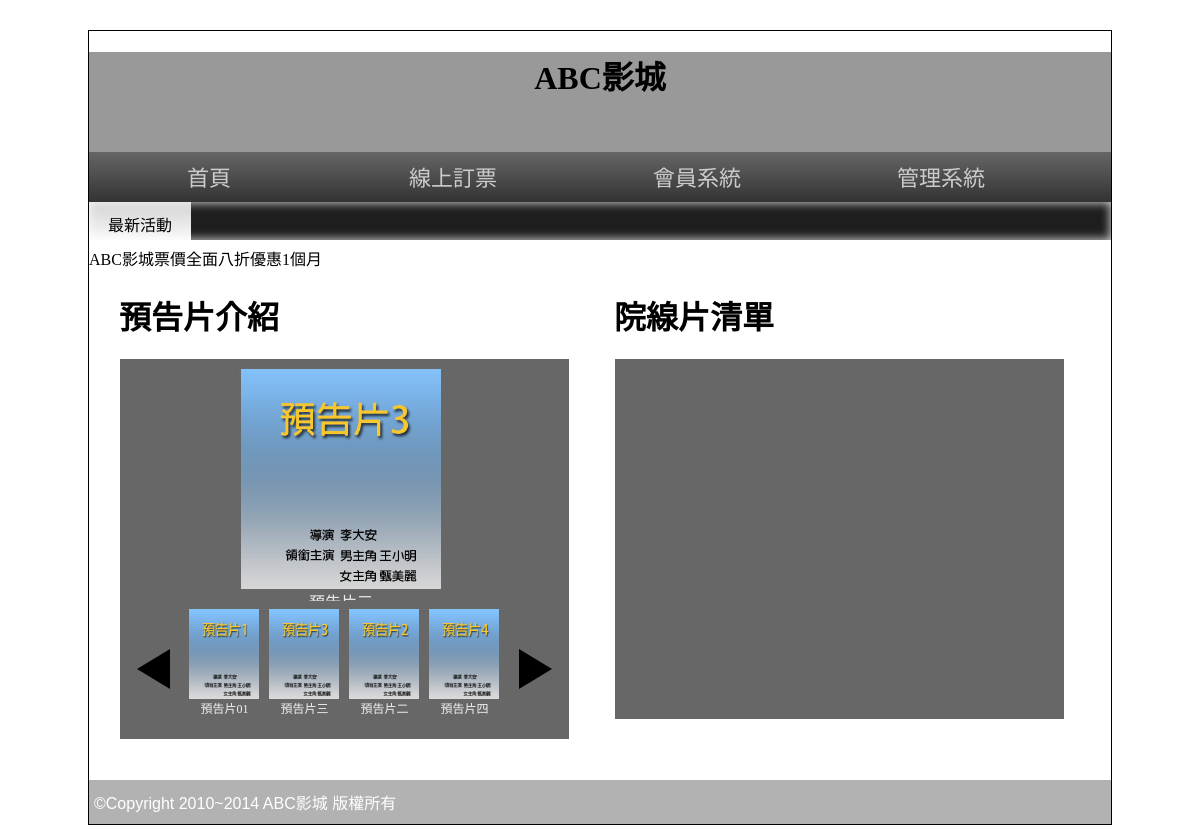
Before: / with the older database file.
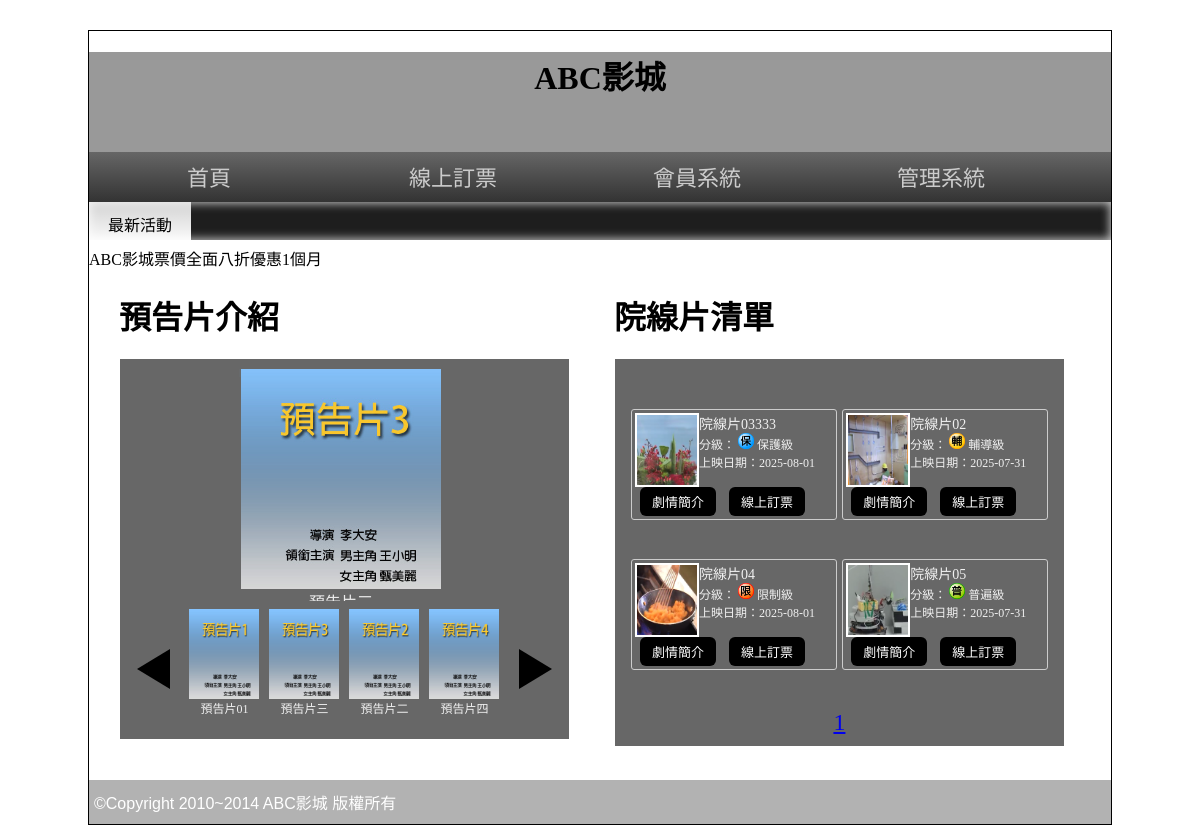
After: the same page with the newer database file.
### tables this page shows
CREATE TABLE `posters` (
  `id` int(10) UNSIGNED NOT NULL,
  `name` text NOT NULL,
  `img` text NOT NULL,
  `sh` int(1) UNSIGNED NOT NULL,
  `rank` int(10) UNSIGNED NOT NULL COMMENT '排序?',
  `ani` int(1) UNSIGNED NOT NULL COMMENT '動畫'
);

CREATE TABLE `movies` (
  `id` int(10) UNSIGNED NOT NULL,
  `name` text NOT NULL COMMENT '電影片名',
  `level` int(1) UNSIGNED NOT NULL COMMENT '分級',
  `length` int(10) UNSIGNED NOT NULL COMMENT '時長',
  `ondate` date NOT NULL COMMENT '上映日期',
  `publish` text NOT NULL COMMENT '發行商',
  `director` text NOT NULL COMMENT '導演',
  `trailer` text NOT NULL COMMENT '預告影片',
  `poster` text NOT NULL COMMENT '電影海報',
  `intro` text NOT NULL COMMENT '劇情簡介',
  `sh` int(1) NOT NULL COMMENT '顯示?',
  `rank` int(10) UNSIGNED NOT NULL COMMENT '排序'
);

### api/db.php (called while the page is built, shortened)
<?php
$levelStr=[
    1=>"普遍級",
    2=>"輔導級",
    3=>"保護級",
    4=>"限制級"
];
class DB{
    private $dsn="mysql:host=localhost;dbname=db07_03;charset=utf8";
    private $pdo;
    private $table;
    function __construct($table){
        $this->table=$table;
        $this->pdo=new PDO($this->dsn, 'root', '');
    }
    function all(...$arg){
        $sql="select * from $this->table ";
        if(isset($arg[0])){
            if(is_array($arg[0])){
                $tmp=$this->arraytosql($arg[0]);
                $sql=$sql." where ".join(" AND " , $tmp);
            }else{
                $sql .= $arg[0];
            }
        }
        if(isset($arg[1])){
            $sql .= $arg[1];
        }
        return $this->pdo->query($sql)->fetchAll(PDO::FETCH_ASSOC);
    }
    function count(...$arg){
        $sql="select count(*) from $this->table ";
        if(isset($arg[0])){
            if(is_array($arg[0])){
                $tmp=$this->arraytosql($arg[0]);
                $sql=$sql." where ".join(" AND " , $tmp);
            }else{
                $sql .= $arg[0];
            }
        }
        if(isset($arg[1])){
            $sql .= $arg[1];
        }
        return $this->pdo->query($sql)->fetchColumn();
    }
    private function arraytosql($array){
        $tmp=[];
        foreach($array as $key =>$value){
            $tmp[]="`$key`='$value'";
        }
        return $tmp;
    }
}
$Poster=new DB('posters');
$Movie=new DB('movies');
?>

### front/main.php (the view, shortened to what this page needs)
<?php
$posters=$Poster->all(['sh'=>1]," order by `rank`");
?>
<div class="half" style="vertical-align:top;">
  <h1>預告片介紹</h1>
  <div class="rb tab" style="width:95%;">
    <div>
      <div class="lists">
        <?php
        foreach($posters as $poster):
        ?>
        <div class="poster" data-ani="<?=$poster['ani'];?>" data-id="<?=$poster['id'];?>">
          <img src="./image/<?=$poster['img'];?>">
          <div><?=$poster['name'];?></div>
        </div>
        <?php
        endforeach;?>
      </div>
        <div class="controls">
          <div class="left"></div>
          <div class="btns">
            <?php
            foreach($posters as $key => $poster):
              ?>
            <div class="poster-btn ct" data-ani="<?=$poster['ani'];?>" data-id="<?=$poster['id'];?>">
              <img src="./image/<?=$poster['img'];?>">
              <div><?=$poster['name'];?></div>
            </div>
            <?php
            endforeach;?>
          </div>
          <div class="right"></div>
        </div>
      </div>
  </div>
</div>
<div class="half">
  <h1>院線片清單</h1>
  <div class="rb tab" style="width:95%;">
    <div class="movie-list">
      <?php
      $today = date("Y-m-d");
      $ondate = date("Y-m-d", strtotime("-2 days", strtotime($today)));
      $total=$Movie->count(['sh'=>1]," and ondate between '$ondate' and '$today'");
      $div=4;
      $pages=ceil($total/$div);
      $now=$_GET['p']??1;
      $start=($now-1)*$div;
      $movies=$Movie->all(['sh'=>1]," and ondate between '$ondate' and '$today' order by `rank` limit $start,$div");
      foreach($movies as $movie):
      ?>
        <div class="movie">
          <div><img src="./image/<?=$movie['poster'];?>" style="width:60px; height:70px; border: 2px solid white;"></div>
          <div>
            <div style="font-size: 14px;"><?=$movie['name'];?></div>
            <div>分級：
              <img src="./icon/03C0<?=$movie['level'];?>.png" style="width:16px;">
              <?=$levelStr[$movie['level']];?>
            </div>
            <div>上映日期：<?=$movie['ondate'];?></div>
          </div>
          <div>
            <button onclick="location.href='?do=intro&id=<?=$movie['id']?>'">劇情簡介</button>
            <button onclick="location.href='?do=order&id=<?=$movie['id']?>'">線上訂票</button>
          </div>
        </div>
      <?php
      endforeach;
      ?>
    </div>
    <div class="ct">
      <?php
      for($i=1; $i<=$pages; $i++){
        $size=($i==$now)?'24px':'16px';
        echo "<a href='?p=$i' style='font-size:$size;'>$i</a>";
      }
      ?>
    </div>
  </div>
</div>

### index.php (shortened to what this page needs)
<?php include_once "api/db.php";?>
<!DOCTYPE html PUBLIC "-//W3C//DTD XHTML 1.0 Transitional//EN" "http://www.w3.org/TR/xhtml1/DTD/xhtml1-transitional.dtd">
<html xmlns="http://www.w3.org/1999/xhtml">
<head>
<link rel="stylesheet" href="css/css.css">
</head>
<body>
<div id="main">
  <div id="top" class="ct" style=" background:#999 center; background-size:cover; " title="替代文字">
    <h1>ABC影城</h1>
  </div>
  <div id="top2">
    <a href="index.php">首頁</a>
    <a href="?do=order">線上訂票</a>
    <a href="#">會員系統</a>
    <a href="back.php">管理系統</a>
  </div>
  <div id="text"> <span class="ct">最新活動</span>
    <marquee direction="right">
    ABC影城票價全面八折優惠1個月
    </marquee>
  </div>
  <div id="mm">
    <?php
    $do=$_GET['do']??'main';
    $file="./front/".$do.'.php';
    if(file_exists($file)){
      include $file;
    }else{
      include "./front/main.php";
    }
    ?>
  </div>
  <div id="bo"> ©Copyright 2010~2014 ABC影城 版權所有 </div>
</div>
</body>
</html>

### css/css.css (style rules this page uses)
body { background:url(../icon/b.png); font-family:微軟正黑體; }
input[type='button'],input[type='submit'],input[type='reset'],button,.button { min-width:30px; min-height:20px; background:#000; padding: 5px 12px; margin: 0 5px; color:#fff; border:none; cursor:pointer; font-size:13px; text-decoration:none; border-radius: 6px; }
#main { width:1022px; min-height:766px; border:#000 1px solid; margin:30px auto 10px auto; }
#top { display:block; height:100px; }
#top2 { display:block; height:50px; background: -webkit-linear-gradient(top,#666,#333); background: -ms-linear-gradient(top,#666,#333); background: -moz-linear-gradient(top,#666,#333); background: linear-gradient(top,#666,#333); }
#top2 a { display:inline-block; width:200px; padding:12px 20px 12px 20px; text-align:center; color:#ccc; text-decoration:none; font:normal 22px/26px Open Sans,'微軟正黑體'; transition:all ease-in .3s; }
#text { display:block; height:38px; box-shadow:#CCC 0px 0px 10px 1px inset; background-color: #1e1e1e; }
#text span { width:10%; display:inline-block; padding:10px 0px 10px 0px; vertical-align:top; background: -ms-linear-gradient(top,rgba(255,255,255,0.8),rgba(255,255,255,1)); background: -webkit-linear-gradient(top,rgba(255,255,255,0.8),rgba(255,255,255,1)); background: -moz-linear-gradient(top,rgba(255,255,255,0.8),rgba(255,255,255,1)); background: linear-gradient(top,rgba(255,255,255,0.8),rgba(255,255,255,1)); }
#mm { padding:10px; min-height:520px; }
#bo { padding:10px 5px 10px 5px; min-height:20px; display:block; color:#FFF; font-family:Arial, Helvetica, sans-serif,'微軟正黑體'; font-weight:500; background:rgba(0,0,0,0.3); }
.ct { text-align:center; }
.half { width:45%; display:inline-block; padding:2%; }
.rb { background:rgba(39,39,39,0.7); color:rgba(255,255,255,0.9); }
.tab { width:80%; display:block; margin-left:auto; margin-right:auto; min-height:100px; padding:10px; }

### front/main.php (style rules this page uses)
.lists { width: 210px; height: 240px; margin: 0 auto; position: relative; overflow: hidden; }
.btns { width: 320px; height: 120px; overflow: hidden; display: flex; }
.left, .right { width: 0; height: 0; border-top: 20px solid transparent; border-bottom: 20px solid transparent; }
.left { border-left: 0px solid black; border-right: 33px solid black; }
.right { border-left: 33px solid black; border-right: 0px solid black; }
.controls { display: flex; align-items: center; justify-content: space-around; }
.poster { text-align:center; position:absolute; width:210px; height:240px; display:none; }
.poster img { width: 200px; height: 220px; }
.poster-btn { width: 80px; height: 100px; display: inline-block; flex-shrink: 0; font-size: 12px; position: relative; }
.poster-btn img { width: 70px; height: 90px; }
.movie-list { display: flex; justify-content: space-evenly; flex-wrap: wrap; height: 340px; align-content: space-evenly; }
.movie { width: 48%; display: flex; flex-wrap: wrap; box-sizing: border-box; border: 1px solid #ccc; min-height: 100px; border-radius: 3px; padding: 3px; font-size: 12px; }

Changed rows visible on the page:
added movies: poster (picture), name "院線片03333", shows a picture, level "保護級", ondate "2025-08-01"
added movies: poster (picture), name "院線片02", shows a picture, level "輔導級", ondate "2025-07-31"
added movies: poster (picture), name "院線片04", shows a picture, level "限制級", ondate "2025-08-01"
added movies: poster (picture), name "院線片05", shows a picture, level "普遍級", ondate "2025-07-31"
Other visible differences:
new list line: "1"
